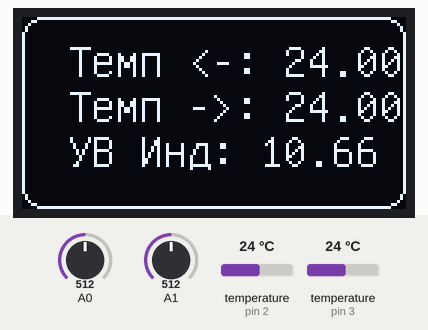
Simulated run of this sketch. Board: Arduino Uno, built with avr-gcc and run on an emulated ATmega328P. Parts: 128×64 one-colour display. The test bench sets the inputs (shaded band); at power-on: A0 = 512, temperature (sensors on pin 2, pin 3) 24 °C, A1 = 512. What the sketch prints to the serial monitor is not drawn.

Above: at 3.5 s.
3.6 s: A0 set to 239
At 6.5 s:
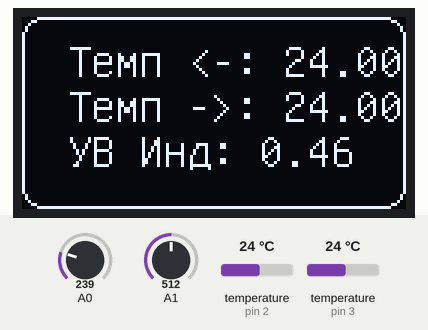
7.4 s: A0 set to 210
At 9.5 s:
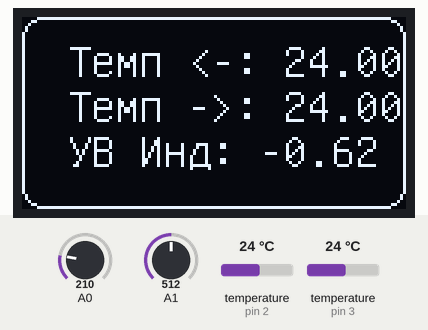
11.2 s: temperature (sensor on pin 2) set to 12 °C
At 15.1 s:
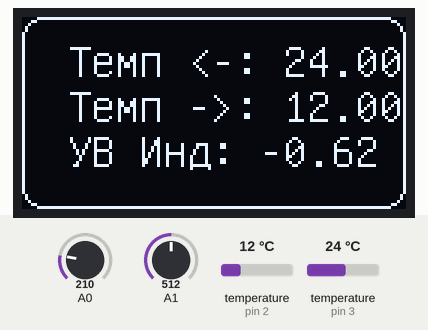
15.4 s: temperature (sensor on pin 3) set to 19 °C
At 18.0 s:
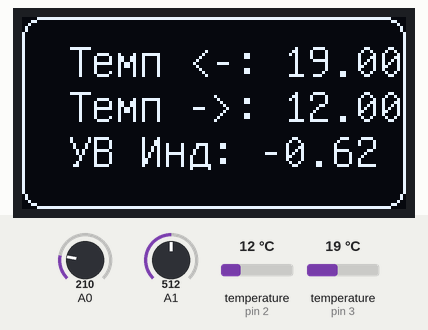
19.2 s: temperature (sensor on pin 2) set to 28 °C
At 23.4 s:
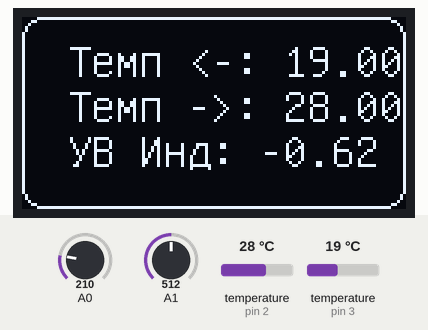
23.7 s: temperature (sensor on pin 3) set to 33 °C
At 25.3 s:
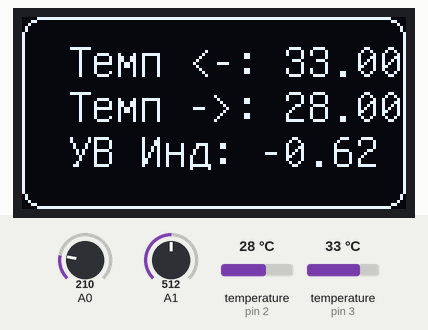
Timing chart, 0 to 26.8 s (numbered marks = the images above; inputs shaded):
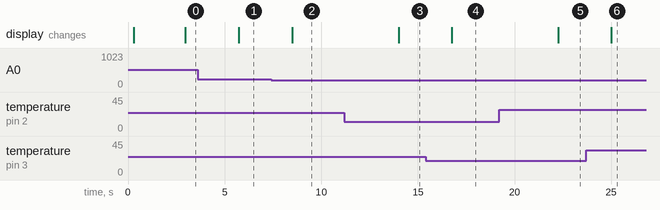

The sketch:

Weather_Station.ino
```cpp
#include "setup.h"
#include "tools.h"

#ifdef U8X8_HAVE_HW_SPI
#include <SPI.h>
#endif
#include <Wire.h>
#include <OneWire.h>
#include <U8x8lib.h>
#include <U8g2lib.h>
#include <RH_ASK.h>

// The display
Display(LCD);

// DS18b20
OneWire ds_out(TEMP_PIN_OUT);  // on pin 2 (a 4.7K resistor is necessary)
OneWire ds_in(TEMP_PIN_IN);


void setup() {

    Serial.begin(115200);
    Serial.print(F("Initializing pins...\n"));

    // Initialize pinMode for UV Sensor
    // pinMode(UVOUT, INPUT); // Input is the default state of all pins
    // pinMode(REF_3V3, INPUT); // Input is the default state of all pins

    Serial.print(F("Initializing display...\n"));
    LCD.begin();
    LCD.enableUTF8Print();
    // LCD.setPowerSave(0);
    // LCD.setFont(u8x8_font_chroma48medium8_r);
    LCD.firstPage();
    do {
        LCD.drawRFrame(0,0,128,64,7);
        LCD.setFont(u8g2_font_unifont_t_cyrillic);
        LCD.setCursor(10, 32);
        LCD.print("Инициализиране");

    } while ( LCD.nextPage() );

    Serial.print(F("Initialization complete.\n"));
}


void loop() {
    float temperature_out = get_temperature(ds_out);
    float temperature_in = get_temperature(ds_in);
    float uv_index = getUvIndex(REF_3V3, UVOUT, temperature_out);
    LCD.firstPage();
    do {
        LCD.setFont(u8g2_font_unifont_t_cyrillic);
        LCD.setCursor(15, 20);
        LCD.print(F("Темп <-: "));
        LCD.print(temperature_in);
        LCD.setCursor(15, 35);
        LCD.print(F("Темп ->: "));
        LCD.print(temperature_out);
        LCD.setCursor(15, 50);
        LCD.print(F("УВ Инд: "));
        LCD.print(uv_index);

        LCD.drawRFrame(0,0,128,64,7);
    } while ( LCD.nextPage() );
    delay(100);
}
```

setup.h
```cpp
#ifndef SETUP_H
#define SETUP_H
#include <stdint.h>
#include <Arduino.h>
#include <U8x8lib.h>
#include <U8g2lib.h>

// The display
const uint8_t DISPLAY_CLK  = 13;
const uint8_t DISPLAY_DATA = 11;
const uint8_t DISPLAY_CS   = 7;
const uint8_t DISPLAY_DC   =  9;
const uint8_t DISPLAY_RST  =  8;
const uint8_t DISPLAY_D0   = 13;
const uint8_t DISPLAY_D1   = 12;

#define WITH_GRAPHICS
#ifdef WITH_GRAPHICS

#define Display(name)\
U8G2_SSD1306_128X64_NONAME_1_4W_SW_SPI name(U8G2_R0, DISPLAY_CLK, DISPLAY_DATA, DISPLAY_CS, DISPLAY_DC, DISPLAY_RST)

#else // WITH_GRAPHICS

#define Display(name)\
U8X8_SSD1306_128X64_NONAME_4W_SW_SPI name(DISPLAY_CLK, DISPLAY_DATA, DISPLAY_CS, DISPLAY_DC, DISPLAY_RST)

#endif // WITH_GRAPHICS


// DS18b20
const uint8_t TEMP_PIN_OUT     =  2;

// DS18S20
const uint8_t TEMP_PIN_IN     =  3;

// UV
const uint8_t UVOUT = A0;

// 3.3 reference voltage
const uint8_t REF_3V3 = A1;


#endif // SETUP_H
```

tools.cpp
```cpp
#include "tools.h"
#include <Arduino.h>


const float vcc = 4.56; // Should be 5.0
// const float vcc = 5.0; // Should be 5.0

float getUvIndex(uint8_t vref_pin, uint8_t data_pin, int8_t temperature) {
    uint16_t vref = analogRead(vref_pin);
    Serial.print(F("VREF = "));
    Serial.print(vref);

    uint16_t uv = analogRead(data_pin);
    Serial.print(F(", UV = "));
    Serial.print(uv);


    float vref_v = vref * (vcc / 1023); // The real voltage on 3.3
    Serial.print(F(", vref_v = "));
    Serial.print(vref_v);

    float uv_v = uv * (vcc / 1023); // The real voltage on the UV sensor
    Serial.print(F(", uv_v = "));
    Serial.print(uv_v);

    // Default is 25 degree celsius curve
    float idx_min = 1.01;
    float idx_max = 2.8;

    if (temperature > 50) { // The 75 degree curve
        idx_min = 0.93;
        idx_max = 2.76;
    } else if (temperature < -15) {
        idx_min = 1.06;
        idx_max = 2.95;
    } else if (temperature < 5) {
        idx_min = 1.03;
        idx_max = 2.9;
    }

    float result = mapfloat(uv_v, idx_min, idx_max, 0.0, 15.0);

    Serial.print(F(", result = "));
    Serial.print(result);
    Serial.println();
    if (result < 0.0) {
        // result = 0.0;
        Serial.print(F("UV Error!"));
        Serial.println();
    }
    return result;
}

float get_temperature(OneWire& ds) {
    byte addr[8];
    byte data[12];

    ds.reset_search();
    delay(250);
    if (!ds.search(addr)) {
        Serial.println("No DS20b18 sensor found!");
        return 1.0/0.0;
    }
    if (OneWire::crc8(addr, 7) != addr[7]) {
        Serial.println("CRC is not valid!");
        return 1.0/0.0;
    }

    byte type_s = 0;
    // the first ROM byte indicates which chip
    switch (addr[0]) {
    case 0x10:
        // Serial.println("  Chip = DS18S20");  // or old DS1820
        type_s = 1;
        break;
    case 0x28:
        // Serial.println("  Chip = DS18B20");
        break;
    case 0x22:
        // Serial.println("  Chip = DS1822");
        break;
    default:
        Serial.println("Device is not a DS18x20 family device.");
        return 1.0/0.0;
    }

    if (!ds.reset()) {
        Serial.println("DS20B18 dissapeared!");
        return 1.0/0.0;
    }
    ds.select(addr);
    ds.write(0x44);        // start conversion, use ds.write(0x44,1) with parasite power on at the end
    delay(800);     // maybe 750ms is enough, maybe not
    // we might do a ds.depower() here, but the reset will take care of it.

    if (!ds.reset()) {
        Serial.println("DS20B18 dissapeared!");
        return 1.0/0.0;
    }
    ds.select(addr);
    ds.write(0xBE);         // Read Scratchpad

    for (byte i = 0; i < 9; i++) {           // we need 9 bytes
        data[i] = ds.read();
    }

    int16_t raw = (data[1] << 8) | data[0];
    if (type_s) {
        raw = raw << 3; // 9 bit resolution default
        if (data[7] == 0x10) {
            // "count remain" gives full 12 bit resolution
            raw = (raw & 0xFFF0) + 12 - data[6];
        }
    } else {
        byte cfg = (data[4] & 0x60);
        // at lower res, the low bits are undefined, so let's zero them
        if (cfg == 0x00) raw = raw & ~7;  // 9 bit resolution, 93.75 ms
        else if (cfg == 0x20) raw = raw & ~3; // 10 bit res, 187.5 ms
        else if (cfg == 0x40) raw = raw & ~1; // 11 bit res, 375 ms
        // default is 12 bit resolution, 750 ms conversion time
    }
    Serial.print(F("Temp:"));
    Serial.println(float(raw) / 16);
    return float(raw) / 16.0;
}
```

tools.h
```cpp
#ifndef TOOLS_H
#define TOOLS_H

#include <stdint.h>
#include <OneWire.h>


//The Arduino Map function but for floats
//From: http://forum.arduino.cc/index.php?topic=3922.0
inline float mapfloat(float x, float in_min, float in_max, float out_min, float out_max) {
    return (x - in_min) * (out_max - out_min) / (in_max - in_min) + out_min;
}

float getUvIndex(uint8_t vref_pin, uint8_t data_pin, int8_t temperature);
float get_temperature(OneWire& ds);
#endif // TOOLS_H
```

Measured:
- after the input at 3.6 s, the display: changes after 2.1 s (image 1)
- after the input at 7.4 s, the display: changes after 1.1 s (image 2)
- after the input at 11.2 s, the display: changes after 2.8 s (image 3)
- after the input at 15.4 s, the display: changes after 1.3 s (image 4)
- after the input at 19.2 s, the display: changes after 3.1 s (image 5)
- after the input at 23.7 s, the display: changes after 1.3 s (image 6)
